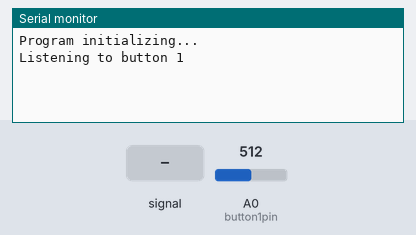
A sketch run on a simulated Arduino Uno, built with avr-gcc and run on an emulated ATmega328P. Parts: the last lines printed to the serial monitor. The inputs (shaded band) are chosen by the test bench; at power-on: A0 (button1pin) = 512.

Above: at 1.3 s.
1.4 s: A0 (button1pin) fed a 200 Hz sine of ±460 counts around its level
At 2.1 s:
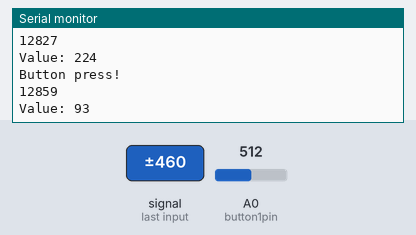
2.9 s: A0 (button1pin) set to 716
At 4.1 s:
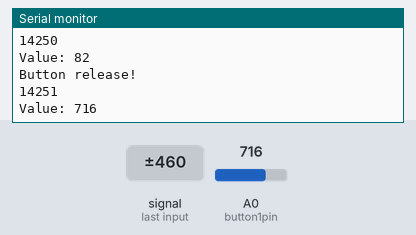
4.4 s: A0 (button1pin) set to 0
At 4.9 s:
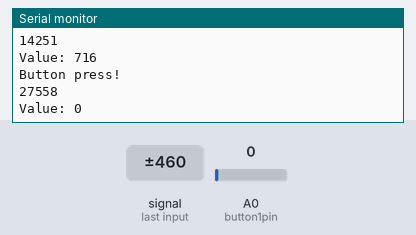
Timing chart, 0 to 7.4 s (numbered marks = the images above; inputs shaded):
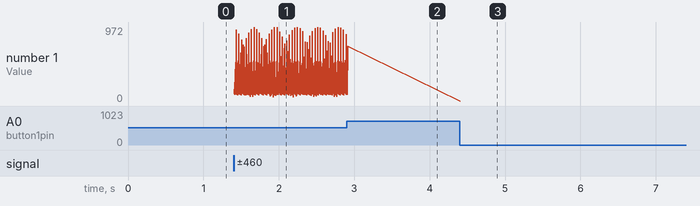

The sketch:

velostat1.ino
```cpp
const int button1pin = A0;
int pressedValue = 100;
int releasedValue = 200;
boolean button1pressed = false;

unsigned long loopCount = 0;

void setup() {
  Serial.begin(57600);

  pinMode(A0, INPUT_PULLUP);
  delay(100);

  Serial.println("Program initializing...");
  Serial.println("Listening to button 1");
}

void loop() {
  int sensorValue = analogRead(button1pin);

  if (!button1pressed && sensorValue <= pressedValue) {
    Serial.println("Button press!");
    Serial.println(loopCount);
    Serial.print("Value: ");
    Serial.println(sensorValue);
    button1pressed = true;
  }

  if (button1pressed && sensorValue >= releasedValue) {
    Serial.println("Button release!");
    Serial.println(loopCount);
    Serial.print("Value: ");
    Serial.println(sensorValue);
    button1pressed = false;
  }

  loopCount++;
//  Serial.print("Button 1:");
//  Serial.println(sensorValue);
}
```

Measured:
- after the input at 1.4 s, the serial monitor: prints a new line at once (image 1)
